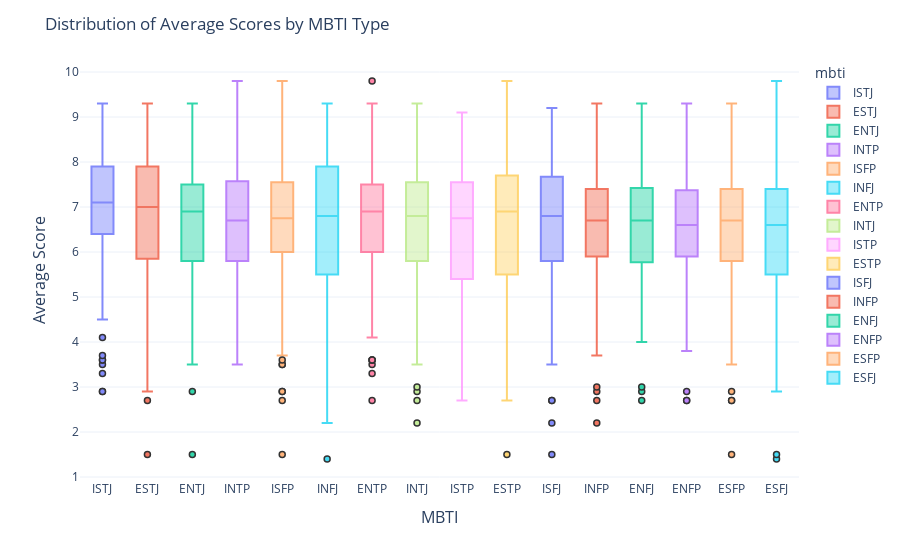

Write notebook code for a chart like this one.
### Markdown cell above
## 4.2 Distribution of Average Scores by MBTI Type

### Code cell
# Calculate the average score for each MBTI type and sort them
score_mbti = df_merged.groupby('mbti')['score'].mean().sort_values(ascending=False)
score_mbti_lst = score_mbti.index.tolist()

# Create a DataFrame for box plot
score_mbti_df = df_merged[df_merged['mbti'].isin(score_mbti_lst)]

# Create the box plot
fig = px.box(score_mbti_df, 
             x='mbti', 
             y='score', 
             color='mbti',
             category_orders={'mbti': score_mbti_lst})

# Update layout
fig.update_layout(
    title_text='Distribution of Average Scores by MBTI Type',  # Revised title
    xaxis=dict(
        title='MBTI',
        titlefont_size=16
    ),
    yaxis=dict(
        title='Average Score',
        titlefont_size=16
    ),
    template='plotly_white'
)

# Update traces
fig.update_traces(marker_line_color='black', 
                  marker_line_width=1.5, 
                  opacity=0.8)

# Show the plot
fig.show()

### Figure 1 — Plotly figure (JSON) as saved in the notebook; plotly's stock layout.template omitted (floating-point values rounded to 4 significant figures; data arrays with more than 128 entries replaced by an {"elided": "..."} marker saying what was removed)
{"data": [{"alignmentgroup": "True", "hovertemplate": "mbti=%{x}<br>score=%{y}<extra></extra>", "legendgroup": "ISTJ", "marker": {"color": "#636efa", "line": {"color": "black", "width": 1.5}}, "name": "ISTJ", "notched": false, "offsetgroup": "ISTJ", "opacity": 0.8, "orientation": "v", "showlegend": true, "type": "box", "x": {"elided": "213 str values"}, "x0": " ", "xaxis": "x", "y": {"elided": "213 float values"}, "y0": " ", "yaxis": "y"}, {"alignmentgroup": "True", "hovertemplate": "mbti=%{x}<br>score=%{y}<extra></extra>", "legendgroup": "ESTJ", "marker": {"color": "#EF553B", "line": {"color": "black", "width": 1.5}}, "name": "ESTJ", "notched": false, "offsetgroup": "ESTJ", "opacity": 0.8, "orientation": "v", "showlegend": true, "type": "box", "x": {"elided": "216 str values"}, "x0": " ", "xaxis": "x", "y": {"elided": "216 float values"}, "y0": " ", "yaxis": "y"}, {"alignmentgroup": "True", "hovertemplate": "mbti=%{x}<br>score=%{y}<extra></extra>", "legendgroup": "ENTJ", "marker": {"color": "#00cc96", "line": {"color": "black", "width": 1.5}}, "name": "ENTJ", "notched": false, "offsetgroup": "ENTJ", "opacity": 0.8, "orientation": "v", "showlegend": true, "type": "box", "x": {"elided": "156 str values"}, "x0": " ", "xaxis": "x", "y": {"elided": "156 float values"}, "y0": " ", "yaxis": "y"}, {"alignmentgroup": "True", "hovertemplate": "mbti=%{x}<br>score=%{y}<extra></extra>", "legendgroup": "INTP", "marker": {"color": "#ab63fa", "line": {"color": "black", "width": 1.5}}, "name": "INTP", "notched": false, "offsetgroup": "INTP", "opacity": 0.8, "orientation": "v", "showlegend": true, "type": "box", "x": ["INTP", "INTP", "INTP", "INTP", "INTP", "INTP", "INTP", "INTP", "INTP", "INTP", "INTP", "INTP", "INTP", "INTP", "INTP", "INTP", "INTP", "INTP", "INTP", "INTP", "INTP", "INTP", "INTP", "INTP", "INTP", "INTP", "INTP", "INTP", "INTP", "INTP", "INTP", "INTP", "INTP", "INTP", "INTP", "INTP", "INTP", "INTP", "INTP", "INTP", "INTP", "INTP", "INTP", "INTP", "INTP", "INTP", "INTP", "INTP", "INTP", "INTP", "INTP", "INTP", "INTP", "INTP", "INTP", "INTP", "INTP", "INTP", "INTP", "INTP", "INTP", "INTP", "INTP", "INTP", "INTP", "INTP", "INTP", "INTP", "INTP", "INTP", "INTP", "INTP", "INTP", "INTP", "INTP", "INTP", "INTP", "INTP", "INTP", "INTP", "INTP", "INTP", "INTP", "INTP", "INTP", "INTP", "INTP", "INTP", "INTP", "INTP", "INTP", "INTP", "INTP", "INTP", "INTP", "INTP", "INTP", "INTP", "INTP", "INTP", "INTP", "INTP", "INTP", "INTP", "INTP", "INTP", "INTP", "INTP", "INTP", "INTP", "INTP", "INTP", "INTP", "INTP", "INTP"], "x0": " ", "xaxis": "x", "y": [4.9, 7.1, 6.6, 8.5, 8.3, 7.8, 7.8, 8.2, 6.9, 7.6, 7.6, 6.3, 7.6, 7.1, 7.5, 6.7, 6.7, 6.1, 7.1, 8.8, 7.8, 5.5, 7.7, 5.6, 6.5, 6.5, 7.4, 4.6, 8.3, 8.3, 8.8, 8.8, 7.3, 4.4, 8.6, 5.4, 5.4, 5.4, 5.4, 5.4, 5.4, 5.4, 6.5, 6.4, 7.9, 6.7, 6.7, 6.6, 7.9, 7.9, 7.1, 5.1, 5.8, 5.5, 7.7, 7.4, 5, 6.2, 6.2, 8.9, 6.2, 5.8, 5.8, 4.8, 5.6, 6.4, 6.4, 6.4, 6.4, 6.4, 6.4, 6.4, 6.4, 6.4, 7.5, 8.1, 8.1, 8.1, 8.1, 8.1, 8.1, 8.1, 4.7, 3.5, 7.4, 6.5, 7.4, 7, 7, 5.9, 4.3, 9.8, 5.4, 4.5, 5.7, 3.8, 6.9, 7.4, 7.4, 7.4, 7.4, 7.4, 7.4, 7.4, 7, 7, 6.6, 7.2, 4.8, 4.8, 4.9, 6.7, 6.4, 5.9, 5.9], "y0": " ", "yaxis": "y"}, {"alignmentgroup": "True", "hovertemplate": "mbti=%{x}<br>score=%{y}<extra></extra>", "legendgroup": "ISFP", "marker": {"color": "#FFA15A", "line": {"color": "black", "width": 1.5}}, "name": "ISFP", "notched": false, "offsetgroup": "ISFP", "opacity": 0.8, "orientation": "v", "showlegend": true, "type": "box", "x": {"elided": "220 str values"}, "x0": " ", "xaxis": "x", "y": {"elided": "220 float values"}, "y0": " ", "yaxis": "y"}, {"alignmentgroup": "True", "hovertemplate": "mbti=%{x}<br>score=%{y}<extra></extra>", "legendgroup": "INFJ", "marker": {"color": "#19d3f3", "line": {"color": "black", "width": 1.5}}, "name": "INFJ", "notched": false, "offsetgroup": "INFJ", "opacity": 0.8, "orientation": "v", "showlegend": true, "type": "box", "x": {"elided": "134 str values"}, "x0": " ", "xaxis": "x", "y": {"elided": "134 float values"}, "y0": " ", "yaxis": "y"}, {"alignmentgroup": "True", "hovertemplate": "mbti=%{x}<br>score=%{y}<extra></extra>", "legendgroup": "ENTP", "marker": {"color": "#FF6692", "line": {"color": "black", "width": 1.5}}, "name": "ENTP", "notched": false, "offsetgroup": "ENTP", "opacity": 0.8, "orientation": "v", "showlegend": true, "type": "box", "x": {"elided": "153 str values"}, "x0": " ", "xaxis": "x", "y": {"elided": "153 float values"}, "y0": " ", "yaxis": "y"}, {"alignmentgroup": "True", "hovertemplate": "mbti=%{x}<br>score=%{y}<extra></extra>", "legendgroup": "INTJ", "marker": {"color": "#B6E880", "line": {"color": "black", "width": 1.5}}, "name": "INTJ", "notched": false, "offsetgroup": "INTJ", "opacity": 0.8, "orientation": "v", "showlegend": true, "type": "box", "x": {"elided": "140 str values"}, "x0": " ", "xaxis": "x", "y": {"elided": "140 float values"}, "y0": " ", "yaxis": "y"}, {"alignmentgroup": "True", "hovertemplate": "mbti=%{x}<br>score=%{y}<extra></extra>", "legendgroup": "ISTP", "marker": {"color": "#FF97FF", "line": {"color": "black", "width": 1.5}}, "name": "ISTP", "notched": false, "offsetgroup": "ISTP", "opacity": 0.8, "orientation": "v", "showlegend": true, "type": "box", "x": {"elided": "204 str values"}, "x0": " ", "xaxis": "x", "y": {"elided": "204 float values"}, "y0": " ", "yaxis": "y"}, {"alignmentgroup": "True", "hovertemplate": "mbti=%{x}<br>score=%{y}<extra></extra>", "legendgroup": "ESTP", "marker": {"color": "#FECB52", "line": {"color": "black", "width": 1.5}}, "name": "ESTP", "notched": false, "offsetgroup": "ESTP", "opacity": 0.8, "orientation": "v", "showlegend": true, "type": "box", "x": {"elided": "236 str values"}, "x0": " ", "xaxis": "x", "y": {"elided": "236 float values"}, "y0": " ", "yaxis": "y"}, {"alignmentgroup": "True", "hovertemplate": "mbti=%{x}<br>score=%{y}<extra></extra>", "legendgroup": "ISFJ", "marker": {"color": "#636efa", "line": {"color": "black", "width": 1.5}}, "name": "ISFJ", "notched": false, "offsetgroup": "ISFJ", "opacity": 0.8, "orientation": "v", "showlegend": true, "type": "box", "x": {"elided": "215 str values"}, "x0": " ", "xaxis": "x", "y": {"elided": "215 float values"}, "y0": " ", "yaxis": "y"}, {"alignmentgroup": "True", "hovertemplate": "mbti=%{x}<br>score=%{y}<extra></extra>", "legendgroup": "INFP", "marker": {"color": "#EF553B", "line": {"color": "black", "width": 1.5}}, "name": "INFP", "notched": false, "offsetgroup": "INFP", "opacity": 0.8, "orientation": "v", "showlegend": true, "type": "box", "x": {"elided": "176 str values"}, "x0": " ", "xaxis": "x", "y": {"elided": "176 float values"}, "y0": " ", "yaxis": "y"}, {"alignmentgroup": "True", "hovertemplate": "mbti=%{x}<br>score=%{y}<extra></extra>", "legendgroup": "ENFJ", "marker": {"color": "#00cc96", "line": {"color": "black", "width": 1.5}}, "name": "ENFJ", "notched": false, "offsetgroup": "ENFJ", "opacity": 0.8, "orientation": "v", "showlegend": true, "type": "box", "x": ["ENFJ", "ENFJ", "ENFJ", "ENFJ", "ENFJ", "ENFJ", "ENFJ", "ENFJ", "ENFJ", "ENFJ", "ENFJ", "ENFJ", "ENFJ", "ENFJ", "ENFJ", "ENFJ", "ENFJ", "ENFJ", "ENFJ", "ENFJ", "ENFJ", "ENFJ", "ENFJ", "ENFJ", "ENFJ", "ENFJ", "ENFJ", "ENFJ", "ENFJ", "ENFJ", "ENFJ", "ENFJ", "ENFJ", "ENFJ", "ENFJ", "ENFJ", "ENFJ", "ENFJ", "ENFJ", "ENFJ", "ENFJ", "ENFJ", "ENFJ", "ENFJ", "ENFJ", "ENFJ", "ENFJ", "ENFJ", "ENFJ", "ENFJ", "ENFJ", "ENFJ", "ENFJ", "ENFJ", "ENFJ", "ENFJ", "ENFJ", "ENFJ", "ENFJ", "ENFJ", "ENFJ", "ENFJ", "ENFJ", "ENFJ", "ENFJ", "ENFJ", "ENFJ", "ENFJ", "ENFJ", "ENFJ", "ENFJ", "ENFJ", "ENFJ", "ENFJ", "ENFJ", "ENFJ", "ENFJ", "ENFJ", "ENFJ", "ENFJ", "ENFJ", "ENFJ", "ENFJ", "ENFJ", "ENFJ", "ENFJ", "ENFJ", "ENFJ", "ENFJ", "ENFJ", "ENFJ", "ENFJ", "ENFJ", "ENFJ", "ENFJ", "ENFJ", "ENFJ", "ENFJ", "ENFJ", "ENFJ", "ENFJ", "ENFJ", "ENFJ", "ENFJ", "ENFJ", "ENFJ", "ENFJ", "ENFJ", "ENFJ", "ENFJ", "ENFJ", "ENFJ", "ENFJ", "ENFJ", "ENFJ", "ENFJ", "ENFJ", "ENFJ", "ENFJ", "ENFJ", "ENFJ", "ENFJ", "ENFJ", "ENFJ", "ENFJ"], "x0": " ", "xaxis": "x", "y": [4.9, 5.2, 6.5, 6.8, 6.8, 7.8, 5.2, 6, 7.2, 8.9, 5.4, 7, 7, 7, 6.5, 4, 7.6, 7.6, 7.6, 4.7, 7.1, 7.1, 7.1, 7, 7, 4.8, 5.5, 7.1, 7.1, 8.8, 7.8, 8.1, 5.5, 5.5, 5.5, 8.5, 6.5, 6.5, 3, 7.6, 5.8, 7.1, 9.3, 8.3, 4.4, 5.4, 5.4, 5.4, 6.2, 6.3, 6.4, 6.3, 7.9, 6.7, 6.7, 6.7, 6.6, 5.4, 8.4, 6.1, 5.9, 7.5, 7.1, 7.4, 6.9, 5.7, 6.8, 5.5, 7.7, 7.7, 8.9, 2.7, 5.8, 6.7, 4.8, 6.8, 8.2, 6.8, 9.1, 2.9, 7.5, 8.1, 8.1, 8.1, 8.1, 8.1, 4.6, 7.3, 4.7, 6.8, 7.7, 7, 5.9, 4.3, 5.5, 4.9, 6.1, 7.6, 7.6, 6.4, 6, 4.5, 7.4, 6, 6.4, 6.1, 7.9, 7.4, 7.4, 7.4, 7, 6.3, 7.2, 7.4, 5, 4.8, 6.5, 4.9, 6.7, 7.5, 6.6, 6.1, 6.1, 6.3, 6.3], "y0": " ", "yaxis": "y"}, {"alignmentgroup": "True", "hovertemplate": "mbti=%{x}<br>score=%{y}<extra></extra>", "legendgroup": "ENFP", "marker": {"color": "#ab63fa", "line": {"color": "black", "width": 1.5}}, "name": "ENFP", "notched": false, "offsetgroup": "ENFP", "opacity": 0.8, "orientation": "v", "showlegend": true, "type": "box", "x": {"elided": "151 str values"}, "x0": " ", "xaxis": "x", "y": {"elided": "151 float values"}, "y0": " ", "yaxis": "y"}, {"alignmentgroup": "True", "hovertemplate": "mbti=%{x}<br>score=%{y}<extra></extra>", "legendgroup": "ESFP", "marker": {"color": "#FFA15A", "line": {"color": "black", "width": 1.5}}, "name": "ESFP", "notched": false, "offsetgroup": "ESFP", "opacity": 0.8, "orientation": "v", "showlegend": true, "type": "box", "x": {"elided": "221 str values"}, "x0": " ", "xaxis": "x", "y": {"elided": "221 float values"}, "y0": " ", "yaxis": "y"}, {"alignmentgroup": "True", "hovertemplate": "mbti=%{x}<br>score=%{y}<extra></extra>", "legendgroup": "ESFJ", "marker": {"color": "#19d3f3", "line": {"color": "black", "width": 1.5}}, "name": "ESFJ", "notched": false, "offsetgroup": "ESFJ", "opacity": 0.8, "orientation": "v", "showlegend": true, "type": "box", "x": {"elided": "136 str values"}, "x0": " ", "xaxis": "x", "y": {"elided": "136 float values"}, "y0": " ", "yaxis": "y"}], "layout": {"boxmode": "overlay", "legend": {"title": {"text": "mbti"}, "tracegroupgap": 0}, "margin": {"t": 60}, "title": {"text": "Distribution of Average Scores by MBTI Type"}, "xaxis": {"anchor": "y", "categoryarray": ["ISTJ", "ESTJ", "ENTJ", "INTP", "ISFP", "INFJ", "ENTP", "INTJ", "ISTP", "ESTP", "ISFJ", "INFP", "ENFJ", "ENFP", "ESFP", "ESFJ"], "categoryorder": "array", "domain": [0, 1], "title": {"font": {"size": 16}, "text": "MBTI"}}, "yaxis": {"anchor": "x", "domain": [0, 1], "title": {"font": {"size": 16}, "text": "Average Score"}}}}
